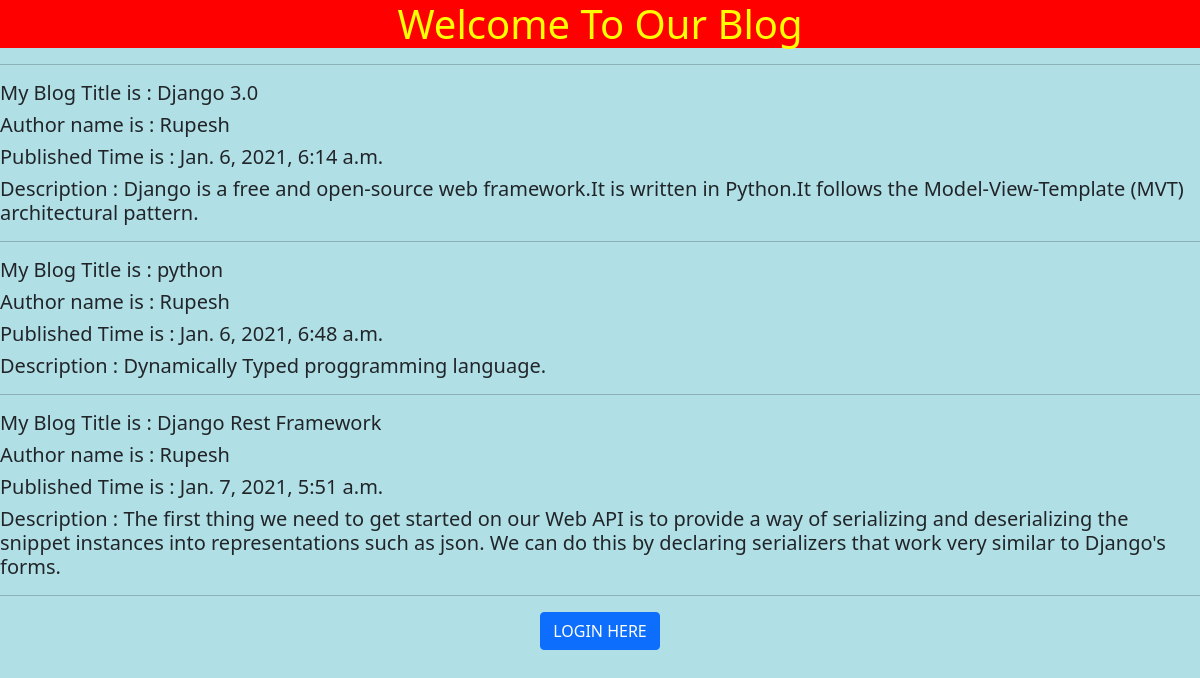
The page / on the database its author committed.
### blog/models.py (models this page shows)
class Post(models.Model):
    title           = models.CharField(max_length=264)
    description     = models.TextField()
    author          = models.CharField(max_length=20)
    publish         = models.DateTimeField(default=timezone.now)
    def __str__(self):
        return f"{self.title}"

### blog/views.py (the view)
# urls.py: path('',views.Home_Post),
def Home_Post(request):
    data = Post.objects.all()
    print(data)
    return render(request,"home.html",{"data":data})

### blog/templates/home.html (shortened to what this page needs)
<!DOCTYPE html>
{% load static %}
<html lang="en" dir="ltr">
  <head>
    <link href="https://cdn.jsdelivr.net/npm/bootstrap@5.0.0-beta1/dist/css/bootstrap.min.css" rel="stylesheet">
<link rel="stylesheet" href="{% static "css/style.css" %}">
  </head>
  <body>
      <center>  <h1>Welcome To Our Blog</h1> </center>
      <hr>
      {% for x in data %}
        <h5>My Blog Title is : {{ x.title }} </h5>
        <h5>Author name is : {{ x.author }} </h5>
        <h5>Published Time is : {{ x.publish }} </h5>
        <h5>Description  : {{ x.description }} </h5>
        <hr>
         {% endfor %}
         <form class="" action="/login/" method="post">{%csrf_token%}
      <center> <button type="submit" class = "btn btn-primary" name="button">LOGIN HERE</button></center>
  </body>
</html>

### blog/static/css/style.css (style rules this page uses)
body { background-color: powderblue; }
h1 { background-color: red; color : yellow; }

### rows shown on the page
Post: title "Django 3.0", author "Rupesh", publish "Jan. 6, 2021, 6:14 a.m.", description "Django is a free and open-source web framework.It is written in Python.It follows the Model-View-Template (MVT) architectural pattern."
Post: title "python", author "Rupesh", publish "Jan. 6, 2021, 6:48 a.m.", description "Dynamically Typed proggramming language."
Post: title "Django Rest Framework", author "Rupesh", publish "Jan. 7, 2021, 5:51 a.m.", description "The first thing we need to get started on our Web API is to provide a way of serializing and deserializing the snippet instances into representations such as json. We can do this by declaring serializers that work very similar to Django's forms."
